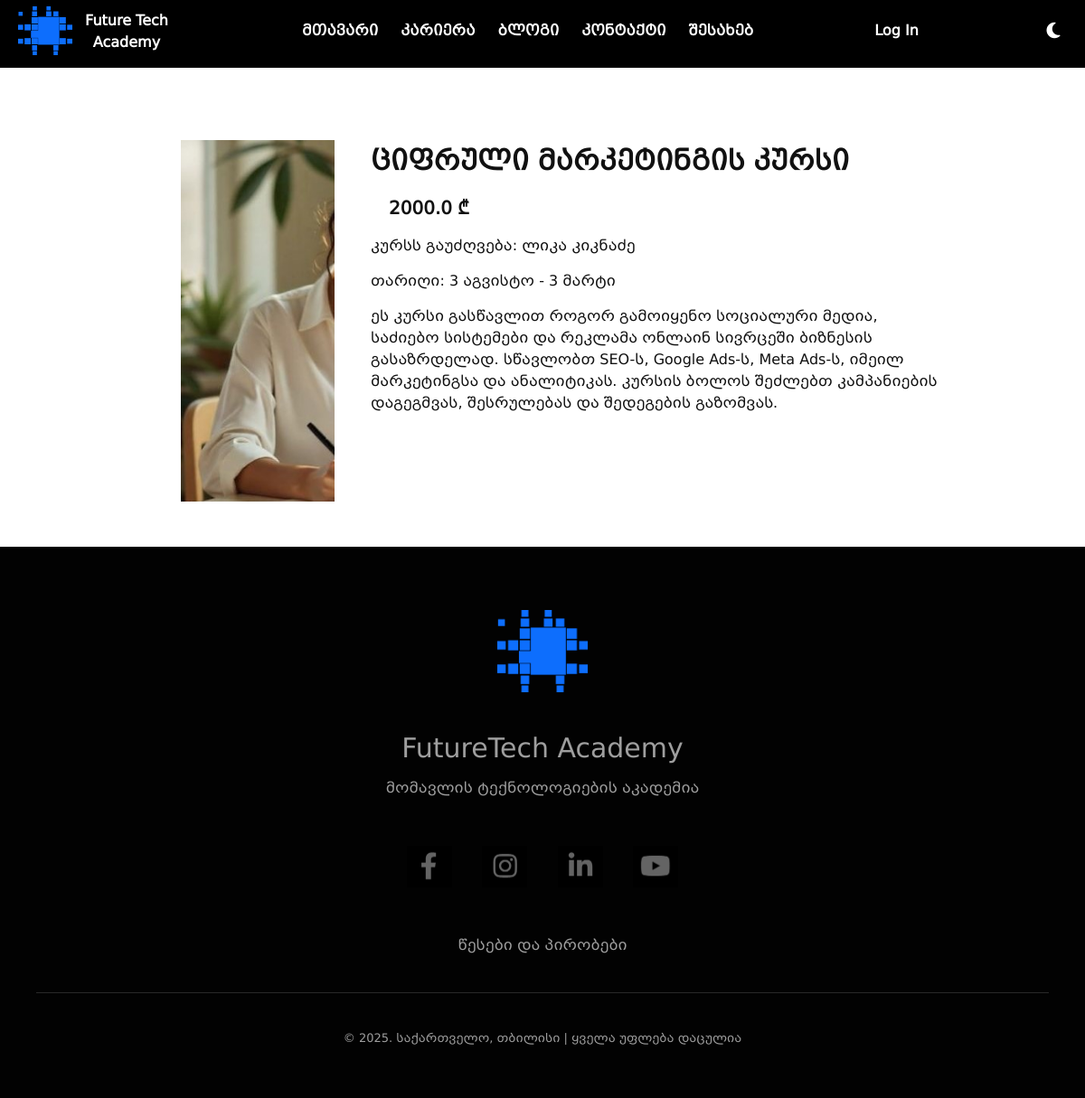
Page /view/3 on the committed database.
### src/models/course.py (models this page shows, shortened)
class Course(BaseModel):
    __tablename__ = "courses"
    id = db.Column(db.Integer, primary_key=True)
    name = db.Column(db.String(100))
    price = db.Column(db.Float)
    prof = db.Column(db.String(100))
    img = db.Column(db.String(300))
    description = db.Column(db.String(1000))
    date = db.Column(db.String(50))
    user_courses = db.relationship("UserCourse", back_populates="course")

### src/views/course/routes.py (the view)
@course_blueprint.route("/view/<int:courses_id>")
def view_course(courses_id):
    chosen_course = Course.query.get(courses_id)
    return render_template("course/view_course.html", course=chosen_course)

### src/templates/course/view_course.html (shortened to what this page needs)
{% extends "partials/base.html" %}
{% block content %}
<div class="header-div" style="display: block; background-color: black;"></div>
<div class="course-info">
    <div class="prof"><img src="/static/upload/{{ course.img }}" alt="Course Professor"></div>
    <div class="course-description">
        <div class="title">{{ course.name }}</div>
        <div class="price">{{ course.price }} ₾</div>
        <div class="prof-name">კურსს გაუძღვება: {{ course.prof }}</div>
        <div class="date">თარიღი: {{ course.date }}</div>
        <div class="course-information">{{ course.description }}</div>
    </div>
</div>
{% endblock %}

### src/static/styles/css/style.css (style rules this page uses)
body { background-color: #fff; color: #111; }
* { margin: 0; padding: 0; box-sizing: border-box; }
body { font-family: "BPG Mrgvlovani Caps"; text-align: center; }
.header-div { display: none; height: 75px; background-color: transparent; }
.course-info { display: flex; padding: 80px 160px 50px 200px; width: 100%; }
.course-info .prof { width: 400px; height: 400px; margin-right: 40px; overflow: hidden; }
.course-info .prof img { width: 400px; height: 400px; -o-object-fit: cover; object-fit: cover; }
.course-info .course-description { max-width: 630px; text-align: left; display: flex; flex-direction: column; gap: 15px; }
.course-info .course-description .title { font-size: 30px; font-weight: bold; }
.course-info .course-description .price { font-size: 20px; font-weight: bold; margin-left: 20px; }
.course-info .course-description .course-information, .course-info .course-description .prof-name, .course-info .course-description .date { font-family: "BPG Mrgvlovani"; }

### rows in the picture
Course: img (picture), name "ციფრული მარკეტინგის კურსი", price "2000.0", prof "ლიკა კიკნაძე", date "3 აგვისტო - 3 მარტი", description "ეს კურსი გასწავლით როგორ გამოიყენო სოციალური მედია, საძიებო სისტემები და რეკლამა ონლაინ სივრცეში ბიზნესის გასაზრდელად. სწავლობთ SEO-ს, Google Ads-ს, Meta Ads-ს, იმეილ მარკეტინგსა და ანალიტიკას. კურსის ბოლოს შეძლებთ კამპანიების დაგეგმვას, შესრულებას და შედეგების გაზომვას."
